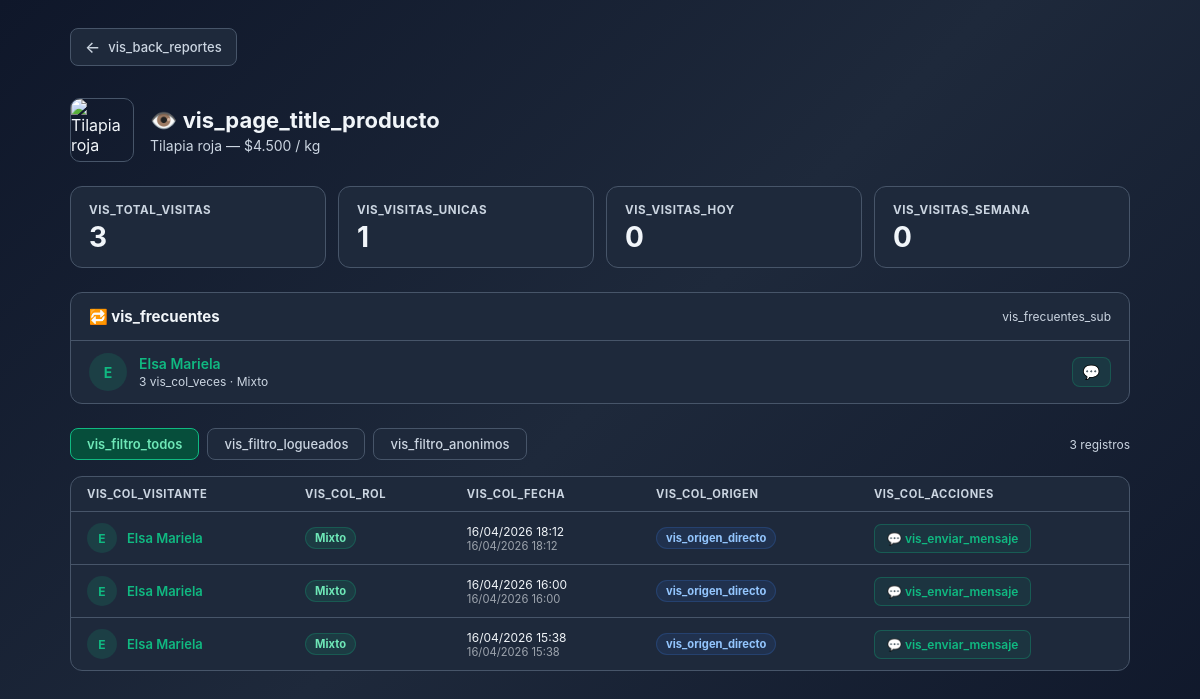
The app's page /visitas_detalle.php?tipo=producto&id=66 (signed in) with its own data.
### tables this page shows
CREATE TABLE `productos` (
  `id_producto` int(11) NOT NULL,
  `codigo_producto` varchar(20) DEFAULT NULL COMMENT 'Código único legible. Formato: AGR-AAAA-CAT-NNNNN',
  `id_usuario` int(11) NOT NULL,
  `id_ubicacion` int(11) NOT NULL,
  `tipo_producto` varchar(100) NOT NULL,
  `categoria_principal` varchar(100) DEFAULT NULL,
  `subcategoria` varchar(100) DEFAULT NULL,
  `producto_especifico` varchar(100) DEFAULT NULL,
  `descripcion` text NOT NULL,
  `cantidad` int(11) NOT NULL,
  `unidad` varchar(50) NOT NULL,
  `precio` decimal(10,2) NOT NULL,
  `estado` enum('disponible','vendido') DEFAULT 'disponible',
  `fecha_publicacion` timestamp NOT NULL DEFAULT current_timestamp(),
  `fecha_venta` datetime DEFAULT NULL
);

CREATE TABLE `usuarios` (
  `id_usuario` int(11) NOT NULL,
  `nombre` varchar(100) NOT NULL,
  `apellido` varchar(100) DEFAULT NULL,
  `bio` text DEFAULT NULL,
  `email` varchar(100) NOT NULL,
  `email_verificado` tinyint(1) NOT NULL DEFAULT 0,
  `foto_perfil` varchar(255) DEFAULT NULL,
  `password` varchar(255) NOT NULL,
  `telefono` varchar(20) NOT NULL,
  `indicativo` varchar(5) NOT NULL DEFAULT '+57',
  `departamento` varchar(80) DEFAULT NULL,
  `municipio` varchar(80) DEFAULT NULL,
  `vereda` varchar(100) DEFAULT NULL,
  `notif_mensajes` tinyint(1) NOT NULL DEFAULT 1,
  `notif_ventas` tinyint(1) NOT NULL DEFAULT 1,
  `notif_visitas` tinyint(1) NOT NULL DEFAULT 0,
  `notif_promociones` tinyint(1) NOT NULL DEFAULT 0,
  `cedula` varchar(20) NOT NULL,
  `tipo_documento` enum('CC','NIT','PP','CE') NOT NULL DEFAULT 'CC',
  `rol` enum('vendedor','comprador','mixto','admin') NOT NULL DEFAULT 'vendedor',
  `estado` enum('activo','inactivo','suspendido') NOT NULL DEFAULT 'activo',
  `fecha_registro` timestamp NOT NULL DEFAULT current_timestamp()
);

CREATE TABLE `visitas_producto` (
  `id` int(11) NOT NULL,
  `id_producto` int(11) NOT NULL COMMENT 'FK → productos.id_producto',
  `id_visitante` int(11) DEFAULT NULL COMMENT 'NULL = visitante no logueado',
  `ip_visitante` varchar(45) NOT NULL DEFAULT '' COMMENT 'IPv4 o IPv6',
  `sesion_id` varchar(100) NOT NULL DEFAULT '' COMMENT 'Para evitar contar recargas',
  `origen` varchar(50) NOT NULL DEFAULT 'directo' COMMENT 'catalogo | busqueda | perfil | directo',
  `fecha_visita` timestamp NOT NULL DEFAULT current_timestamp()
);

### visitas_detalle.php (the view, shortened to what the rows shown need)
<?php
require_once __DIR__ . '/config/app.php';
require_once __DIR__ . '/config/database.php';
$id_usuario = (int)$_SESSION['id_usuario'];
$tipo       = $_GET['tipo'] ?? 'perfil';
$id_item    = (int)($_GET['id'] ?? 0);
$pagina     = max(1, (int)($_GET['p'] ?? 1));
$por_pagina = 20;
$offset     = ($pagina - 1) * $por_pagina;
$producto_info = null;
if ($tipo === 'producto') {
    $stmtP = $conexion->prepare(
        "SELECT p.id_producto, p.tipo_producto, p.precio, p.unidad,
                p.cantidad, p.estado, p.fecha_publicacion,
                (SELECT ruta_imagen FROM imagenes_productos
                 WHERE id_producto = p.id_producto LIMIT 1) AS imagen
         FROM productos p
         WHERE p.id_producto = :id AND p.id_usuario = :uid
         LIMIT 1"
    );
    $stmtP->execute([':id' => $id_item, ':uid' => $id_usuario]);
    $producto_info = $stmtP->fetch();
}
if ($tipo === 'producto') {
    $where_kpi = "WHERE id_producto = :id";
    $params_kpi = [':id' => $id_item];
} else {
    $where_kpi  = "WHERE id_vendedor = :id";
    $params_kpi = [':id' => $id_usuario];
}
$tabla_vis = $tipo === 'producto' ? 'visitas_producto' : 'visitas_perfil';
$r = $conexion->prepare(
    "SELECT COUNT(*) FROM {$tabla_vis} {$where_kpi}
     AND fecha_visita >= DATE_SUB(NOW(), INTERVAL 7 DAY)"
);
$r->execute($params_kpi);
if ($tipo === 'producto') {
    $r = $conexion->prepare(
        "SELECT u.id_usuario, u.nombre, u.rol, u.foto_perfil,
                COUNT(*) AS total_visitas,
                MAX(vp.fecha_visita) AS ultima_visita
         FROM visitas_producto vp
         INNER JOIN usuarios u ON vp.id_visitante = u.id_usuario
         WHERE vp.id_producto = :id
         GROUP BY vp.id_visitante
         ORDER BY total_visitas DESC
         LIMIT 5"
    );
    $r->execute([':id' => $id_item]);
}
$frecuentes = $r->fetchAll();
$filtro_sql  = '';
$params_list = $params_kpi;
$r = $conexion->prepare(
    "SELECT COUNT(*) FROM {$tabla_vis} {$where_kpi} {$filtro_sql}"
);
$r->execute($params_list);
if ($tipo === 'producto') {
    $r = $conexion->prepare(
        "SELECT
             vp.id, vp.fecha_visita, vp.origen, vp.ip_visitante,
             u.id_usuario, u.nombre, u.rol, u.foto_perfil,
             DATE_FORMAT(vp.fecha_visita, '%d/%m/%Y %H:%i') AS fecha_fmt,
             TIMESTAMPDIFF(SECOND, vp.fecha_visita, NOW())  AS segundos_ago
         FROM visitas_producto vp
         LEFT JOIN usuarios u ON vp.id_visitante = u.id_usuario
         WHERE vp.id_producto = :id {$filtro_sql}
         ORDER BY vp.fecha_visita DESC
         LIMIT :limit OFFSET :offset"
    );
    $r->bindValue(':id',     $id_item,    PDO::PARAM_INT);
}
$r->bindValue(':limit',  $por_pagina, PDO::PARAM_INT);
$r->bindValue(':offset', $offset,     PDO::PARAM_INT);
$r->execute();
$visitas = $r->fetchAll();
$origen_labels = [
    'catalogo' => t('vis_origen_catalogo'),
    'busqueda' => t('vis_origen_busqueda'),
    'perfil'   => t('vis_origen_perfil'),
    'directo'  => t('vis_origen_directo'),
];
?>
<!DOCTYPE html>
<html lang="<?= $lang ?>">
<head>
    <?= ascc_theme_css() ?>
    <link rel="stylesheet" href="/ascc/public/css/visitas-detalle.css?v=<?= time() ?>">
</head>
<body class="theme-<?= $theme ?>" data-theme="<?= $theme ?>">
    <div class="vis-container">
        <div class="vis-header">
            <div class="vis-header__info">
                <?php if ($tipo === 'producto' && $producto_info): ?>
                    <div class="vis-producto-info">
                        <img src="/ascc/public/<?= htmlspecialchars($producto_info['imagen'] ?? 'img/no-image.png') ?>"
                            alt="<?= htmlspecialchars($producto_info['tipo_producto']) ?>" class="vis-producto-img"
                            onerror="this.src='/ascc/public/img/no-image.png'">
                        <div>
                            <h1 class="vis-title">
                                👁️ <?= t('vis_page_title_producto') ?>
                            </h1>
                            <p class="vis-subtitle">
                                <?= htmlspecialchars($producto_info['tipo_producto']) ?>
                                — $<?= number_format($producto_info['precio'], 0, ',', '.') ?>
                                / <?= htmlspecialchars($producto_info['unidad']) ?>
                            </p>
                        </div>
                    </div>
                <?php endif; ?>
            </div>
        </div>
        <?php if (!empty($frecuentes)): ?>
            <div class="vis-card" style="margin-bottom:1.5rem">
                <div class="vis-frecuentes-grid">
                    <?php foreach ($frecuentes as $f): ?>
                        <div class="vis-frecuente-card">
                            <div class="vis-avatar <?= $f['rol'] === 'comprador' ? 'vis-avatar--blue' : 'vis-avatar--green' ?>">
                                <?= strtoupper(substr($f['nombre'], 0, 1)) ?>
                            </div>
                            <div class="vis-frecuente-info">
                                <div class="vis-frecuente-nombre">
                                    <?php if (in_array($f['rol'], ['comprador', 'mixto'], true)): ?>
                                        <a href="/ascc/perfil_comprador.php?id=<?= $f['id_usuario'] ?>" class="vis-link">
                                            <?= htmlspecialchars($f['nombre']) ?>
                                        </a>
                                    <?php else: ?>
                                        <a href="/ascc/perfil_vendedor.php?id=<?= $f['id_usuario'] ?>" class="vis-link">
                                            <?= htmlspecialchars($f['nombre']) ?>
                                        </a>
                                    <?php endif; ?>
                                </div>
                                <div class="vis-frecuente-meta">
                                    <?= $f['total_visitas'] ?> <?= t('vis_col_veces') ?>
                                    · <?= ucfirst($f['rol']) ?>
                                </div>
                            </div>
                            <button class="vis-btn-msg"
                                onclick="abrirModal(<?= $f['id_usuario'] ?>, '<?= addslashes($f['nombre']) ?>', <?= $tipo === 'producto' ? $id_item : 0 ?>)"
                                title="<?= t('vis_enviar_mensaje') ?>">
                                💬
                            </button>
                        </div>
                    <?php endforeach; ?>
                </div>
            </div>
        <?php endif; ?>
        <div class="vis-card">
            <div class="vis-card__body--flush">
                <?php if (empty($visitas)): ?>
                    <div class="vis-empty">
                        <p><?= $tipo === 'producto'
                                ? t('vis_sin_visitas')
                                : t('vis_sin_visitas_perfil') ?></p>
                    </div>
                <?php else: ?>
                    <div class="vis-table-wrap">
                        <table class="vis-table">
                            <thead>
                                <tr>
                                    <th><?= t('vis_col_visitante') ?></th>
                                    <th><?= t('vis_col_rol') ?></th>
                                    <th><?= t('vis_col_fecha') ?></th>
                                    <?php if ($tipo === 'producto'): ?>
                                        <th><?= t('vis_col_origen') ?></th>
                                    <?php endif; ?>
                                    <th><?= t('vis_col_acciones') ?></th>
                                </tr>
                            </thead>
                            <tbody>
                                <?php foreach ($visitas as $v):
                                    $es_logueado  = !empty($v['id_usuario']);
                                    $nombre_vis   = $es_logueado
                                        ? htmlspecialchars($v['nombre'])
                                        : t('vis_anonimo');
                                    $rol_vis      = $es_logueado ? ucfirst($v['rol']) : '—';
                                    $origen_label = $origen_labels[$v['origen'] ?? 'directo']
                                        ?? t('vis_origen_directo');
                                    $fecha_fmt    = $v['fecha_fmt'] ?? date('d/m/Y H:i', strtotime($v['fecha_visita']));
                                    $seg_ago      = isset($v['segundos_ago']) ? (int)$v['segundos_ago'] : null;
                                ?>
                                    <tr>
                                        <td>
                                            <div class="vis-visitante-cell">
                                                <div class="vis-avatar vis-avatar--sm
                                        <?= $es_logueado ? 'vis-avatar--green' : 'vis-avatar--muted' ?>">
                                                    <?= $es_logueado
                                                        ? strtoupper(substr($v['nombre'], 0, 1))
                                                        : '?' ?>
                                                </div>
                                                <div>
                                                    <?php if ($es_logueado): ?>
                                                        <?php if (in_array($v['rol'], ['comprador', 'mixto'], true)): ?>
                                                            <a href="/ascc/perfil_comprador.php?id=<?= $v['id_usuario'] ?>"
                                                                class="vis-link">
                                                                <?= $nombre_vis ?>
                                                            </a>
                                                        <?php endif; ?>
                                                    <?php else: ?>
                                                        <span class="vis-anonimo-text"><?= $nombre_vis ?></span>
                                                    <?php endif; ?>
                                                </div>
                                            </div>
                                        </td>
                                        <td>
                                            <span class="vis-badge vis-badge--<?= $es_logueado ? 'role' : 'muted' ?>">
                                                <?= $rol_vis ?>
                                            </span>
                                        </td>
                                        <td class="vis-fecha">
                                            <?php
                                            if ($seg_ago !== null) {
                                                if ($seg_ago < 60)    echo 'Hace un momento';
                                                elseif ($seg_ago < 3600)  echo 'Hace ' . (int)($seg_ago / 60) . ' min';
                                                elseif ($seg_ago < 7200)  echo 'Hace 1 hora';
                                                elseif ($seg_ago < 86400) echo 'Hace ' . (int)($seg_ago / 3600) . ' horas';
                                                else echo $fecha_fmt;
                                            } else {
                                                echo $fecha_fmt;
                                            }
                                            ?>
                                            <small style="display:block;opacity:0.6;font-size:0.7rem">
                                                <?= $fecha_fmt ?>
                                            </small>
                                        </td>
                                        <?php if ($tipo === 'producto'): ?>
                                            <td>
                                                <span class="vis-badge vis-badge--origen">
                                                    <?= $origen_label ?>
                                                </span>
                                            </td>
                                        <?php endif; ?>
                                        <td>
                                            <?php if ($es_logueado): ?>
                                                <button class="vis-btn-action"
                                                    onclick="abrirModal(<?= $v['id_usuario'] ?>, '<?= addslashes($v['nombre']) ?>', <?= $tipo === 'producto' ? $id_item : 0 ?>)"
                                                    title="<?= t('vis_enviar_mensaje') ?>">
                                                    💬 <?= t('vis_enviar_mensaje') ?>
                                                </button>
                                            <?php else: ?>
                                                <span class="vis-sin-accion">—</span>
                                            <?php endif; ?>
                                        </td>
                                    </tr>
                                <?php endforeach; ?>
                            </tbody>
                        </table>
                    </div>
                <?php endif; ?>
            </div>
        </div>
    </div>
</body>
</html>

### records on screen
productos: tipo_producto "Tilapia roja", precio "4.500", unidad "kg"
usuarios: nombre "E", nombre "Elsa Mariela", total_visitas "3", rol "Mixto"
visitas_producto: usuarios.nombre "E", usuarios.nombre "Elsa Mariela", usuarios.id_usuario+rol "Mixto", fecha_fmt "16/04/2026 18:12", origen "vis_origen_directo"
visitas_producto: usuarios.nombre "E", usuarios.nombre "Elsa Mariela", usuarios.id_usuario+rol "Mixto", fecha_fmt "16/04/2026 16:00", origen "vis_origen_directo"
visitas_producto: usuarios.nombre "E", usuarios.nombre "Elsa Mariela", usuarios.id_usuario+rol "Mixto", fecha_fmt "16/04/2026 15:38", origen "vis_origen_directo"

### other values on screen
t('vis_back_reportes') "vis_back_reportes"
t('vis_page_title_producto') "vis_page_title_producto"
t('vis_total_visitas') "VIS_TOTAL_VISITAS"
$kpis['total'] "3"
t('vis_visitas_unicas') "VIS_VISITAS_UNICAS"
$kpis['unicas'] "1"
t('vis_visitas_hoy') "VIS_VISITAS_HOY"
$kpis['hoy'] "0"
t('vis_visitas_semana') "VIS_VISITAS_SEMANA"
$kpis['semana'] "0"
t('vis_frecuentes') "vis_frecuentes"
t('vis_frecuentes_sub') "vis_frecuentes_sub"
$label "vis_filtro_todos"
$label "vis_filtro_logueados"
$label "vis_filtro_anonimos"
